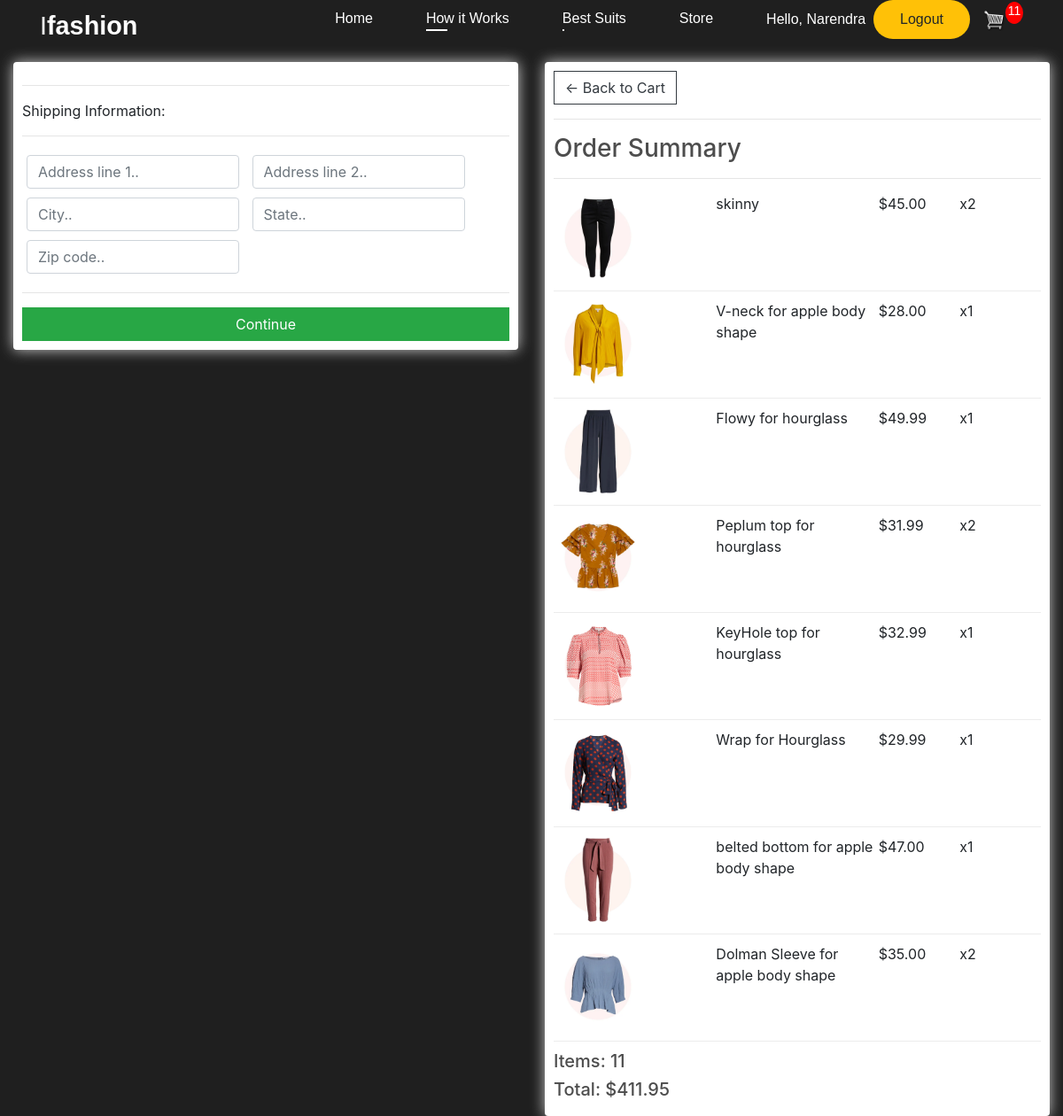
Page /checkout (signed in) on the committed database.
### ecom/models.py (models this page shows, shortened)
class OrderItem(models.Model):
	product = models.ForeignKey(Product, on_delete=models.SET_NULL, null=True)
	order = models.ForeignKey(Order, on_delete=models.SET_NULL, null=True)
	quantity = models.IntegerField(default=0, null=True, blank=True)
	date_added = models.DateTimeField(auto_now_add=True)
	@property
	def get_total(self):
		total = self.product.price * self.quantity
		return total

class Product(models.Model):
	name = models.CharField(max_length=200)
	price = models.FloatField()
	digital = models.BooleanField(default=False,null=True, blank=True)
	image = models.ImageField(null=True, blank=True)
	@property
	def imageURL(self):
		try:
			url = self.image.url
		except:
			url = ''
		return url

class Order(models.Model):
	customer = models.ForeignKey(Customer, on_delete=models.SET_NULL, null=True, blank=True)
	date_ordered = models.DateTimeField(auto_now_add=True)
	complete = models.BooleanField(default=False)
	transaction_id = models.CharField(max_length=100, null=True)
	@property
	def shipping(self):
		shipping = False
		orderitems = self.orderitem_set.all()
		for i in orderitems:
			if i.product.digital == False:
				shipping = True
		return shipping
	@property
	def get_cart_total(self):
		orderitems = self.orderitem_set.all()
		total = sum([item.get_total for item in orderitems])
		return total
	@property
	def get_cart_items(self):
		orderitems = self.orderitem_set.all()
		total = sum([item.quantity for item in orderitems])
		return total

### ecom/views.py (the view)
# urls.py: path('checkout',views.checkout,name='checkout'),
def checkout(request):
	data = cartData(request)
	cartItems = data['cartItems']
	order = data['order']
	items = data['items']
	context = {'items':items, 'order':order, 'cartItems':cartItems}
	return render(request, 'checkout.html', context)

### ecom/utils.py (called while the page is built)
def cartData(request):
	if request.user.is_authenticated:
		customer = request.user.customer
		order, created = Order.objects.get_or_create(customer=customer, complete=False)
		items = order.orderitem_set.all()
		cartItems = order.get_cart_items
	else:
		cookieData = cookieCart(request)
		cartItems = cookieData['cartItems']
		order = cookieData['order']
		items = cookieData['items']
	return {'cartItems':cartItems ,'order':order, 'items':items}

### ecom/templates/checkout.html (shortened to what this page needs)
{% extends 'main.html' %}
{% load static %}
{% block content %}
 <div class="row">
		<div class="col-lg-6">
			<div class="box-element" id="form-wrapper">
				<form id="form">
					<div id="shipping-info">
						<hr>
						<p>Shipping Information:</p>
						<hr>
						<div class="form-field">
							<input class="form-control" type="text" name="address" placeholder="Address line 1..">
						</div>
						<div class="form-field">
							<input class="form-control" type="text" name="country" placeholder="Address line 2..">
						</div>
						<div class="form-field">
							<input class="form-control" type="text" name="city" placeholder="City..">
						</div>
						<div class="form-field">
							<input class="form-control" type="text" name="state" placeholder="State..">
						</div>
						<div class="form-field">
							<input class="form-control" type="text" name="zipcode" placeholder="Zip code..">
						</div>
					</div>
					<hr>
					<input id="form-button" class="btn btn-success btn-block" type="submit" value="Continue">
				</form>
			</div>
			<br>
		</div>
		<div class="col-lg-6">
			<div class="box-element">
				<a  class="btn btn-outline-dark" href="{% url 'cart' %}">&#x2190; Back to Cart</a>
				<hr>
				<h3>Order Summary</h3>
				<hr>
				{% for item in items %}
				<div class="cart-row">
					<div style="flex:2"><img class="row-image" src="{{item.product.imageURL}}"></div>
					<div style="flex:2"><p>{{item.product.name}}</p></div>
					<div style="flex:1"><p>${{item.product.price|floatformat:2}}</p></div>
					<div style="flex:1"><p>x{{item.quantity}}</p></div>
				</div>
				{% endfor %}
				<h5>Items:   {{order.get_cart_items}}</h5>
				<h5>Total:   ${{order.get_cart_total|floatformat:2}}</h5>
			</div>
		</div>
	</div>
{% endblock content %}

### ecom/templates/main.html (shortened to what this page needs)
<!DOCTYPE html>
{% load static %}
<html>
<head>
	<link rel="stylesheet" href="https://stackpath.bootstrapcdn.com/bootstrap/4.4.1/css/bootstrap.min.css">
	<link rel="stylesheet" type="text/css" href="{% static 'css/main.css' %}">
</head>
<body>
	<body>
		<nav class="container">
		  <div class="logo">I<strong>fashion</strong></div>
		  <ul class="links">
			<li class="list">
			  <a href="{% url 'store' %}">Home</a>
			</li>
			<li class="list">
			  <a href="{% url 'hiw' %}">How it Works</a>
			  <div class="home_underline"></div>
			</li>
			<li class="list">
				<a href="{% url 'kys' %}">Best Suits</a>
				<div class="home_underline"></div>
			  </li>
			<li class="list">
			  <a href="{% url 'shop' %}">Store</a>
			</li>
			<div class="form-inline my-2 my-lg-0">
				<span id="hello">Hello, {{request.user}} &nbsp </span><button class="btn-warning" href="{% url 'login' %}">Logout</button>
				 <a href="{% url 'cart' %}">
					<img  id="cart-icon" src="{% static 'images/cart.png' %}">
				</a>
				<p id="cart-total">{{cartItems}}</p>
			</div>
		  </ul>
		</nav>
     <div class="">
            {% block content %}
            {% endblock content %}
         </div>
</body>
</html>

### static/css/main.css (style rules this page uses)
* { box-sizing: border-box; }
body { background-color: hsl(0, 0%, 98%); }
h1,h2,h3,h4,h5,h6 { color:hsl(0, 0%, 30%); }
.box-element { box-shadow:hsl(0, 0%, 80%) 0 0 16px; background-color: #fff; border-radius: 4px; padding: 10px; }
#cart-icon { width:25px; display: inline-block; margin-left: 15px; }
#cart-total { display: block; text-align: center; color:#fff; background-color: red; width: 20px; height: 25px; border-radius: 50%; font-size: 14px; }
.col-lg-4, .col-lg-6, .col-lg-8, .col-lg-12 { margin-top: 10px; }
.btn { border-radius: 0; }
.row-image { width: 100px; }
.form-field { width:250px; display: inline-block; padding: 5px; }
.form-inline { flex-flow: none; justify-content: space-evenly; }
.cart-row { display: flex; align-items: flex-stretch; padding-bottom: 10px; margin-bottom: 10px; border-bottom: 1px solid #ececec; }
.row { margin: initial !important; border: none; justify-content: center; }
#hello { font-size: medium; text-transform: capitalize; }
li { list-style: none; }
a { text-decoration:none; }
* { margin: 0; padding: 0; }
body { background-color: rgb(31, 31, 31); }
.container { top: 0px; left: 0px; right: 0px; display: flex; justify-content: space-between; align-items: center; }
nav { font-family: Arial, Helvetica, sans-serif; font-size: 1rem; color: white; }
nav .logo { font-size: 1.8rem; z-index: 9; }
nav .links { display: flex; gap: 60px; list-style: none; justify-content: center; align-items: center; }
nav .links a { color: white; text-decoration: none; cursor: pointer; font-weight: 400; }
nav li { overflow: hidden; transition: 0.5s cubic-bezier(0.97, 0.02, 0.44, 0.99); }
.home_underline { transform: translateX(-70px); width: auto; height: 2px; background-color: white; transition: 0.5s cubic-bezier(0.97, 0.02, 0.44, 0.99); }
button { border: none; font-family: Arial, Helvetica, sans-serif; font-size: 1rem; color: white; background-color: blueviolet; border-radius: 100px; padding: 10px 30px 10px 30px; transform-origin: center; position: relative; overflow: hidden; }
button::before { content: " "; position: absolute; top: 0px; width: 40px; height: 40px; transform: skewX(40deg) translateX(-90px); background-color: rgba(255, 255, 255, 0.411); z-index: 99; transition: 0.8s cubic-bezier(0.97, 0.02, 0.44, 0.99); }

### ecom/templates/main.html (style rules this page uses)
#hello { text-transform: capitalize; font-size: medium; }

### rows in the picture
OrderItem: product.imageURL (picture), product.name "skinny", product.price "45.00", quantity "2"
OrderItem: product.imageURL (picture), product.name "V-neck for apple body shape", product.price "28.00", quantity "1"
OrderItem: product.imageURL (picture), product.name "Flowy for hourglass", product.price "49.99", quantity "1"
OrderItem: product.imageURL (picture), product.name "Peplum top for hourglass", product.price "31.99", quantity "2"
OrderItem: product.imageURL (picture), product.name "KeyHole top for hourglass", product.price "32.99", quantity "1"
OrderItem: product.imageURL (picture), product.name "Wrap for Hourglass", product.price "29.99", quantity "1"
OrderItem: product.imageURL (picture), product.name "belted bottom for apple body shape", product.price "47.00", quantity "1"
OrderItem: product.imageURL (picture), product.name "Dolman Sleeve for apple body shape", product.price "35.00", quantity "2"
Order: get_cart_items "11", get_cart_total "411.95"

### other values in the picture
{{ request.user }} "Narendra"
{{ cartItems }} "11"
